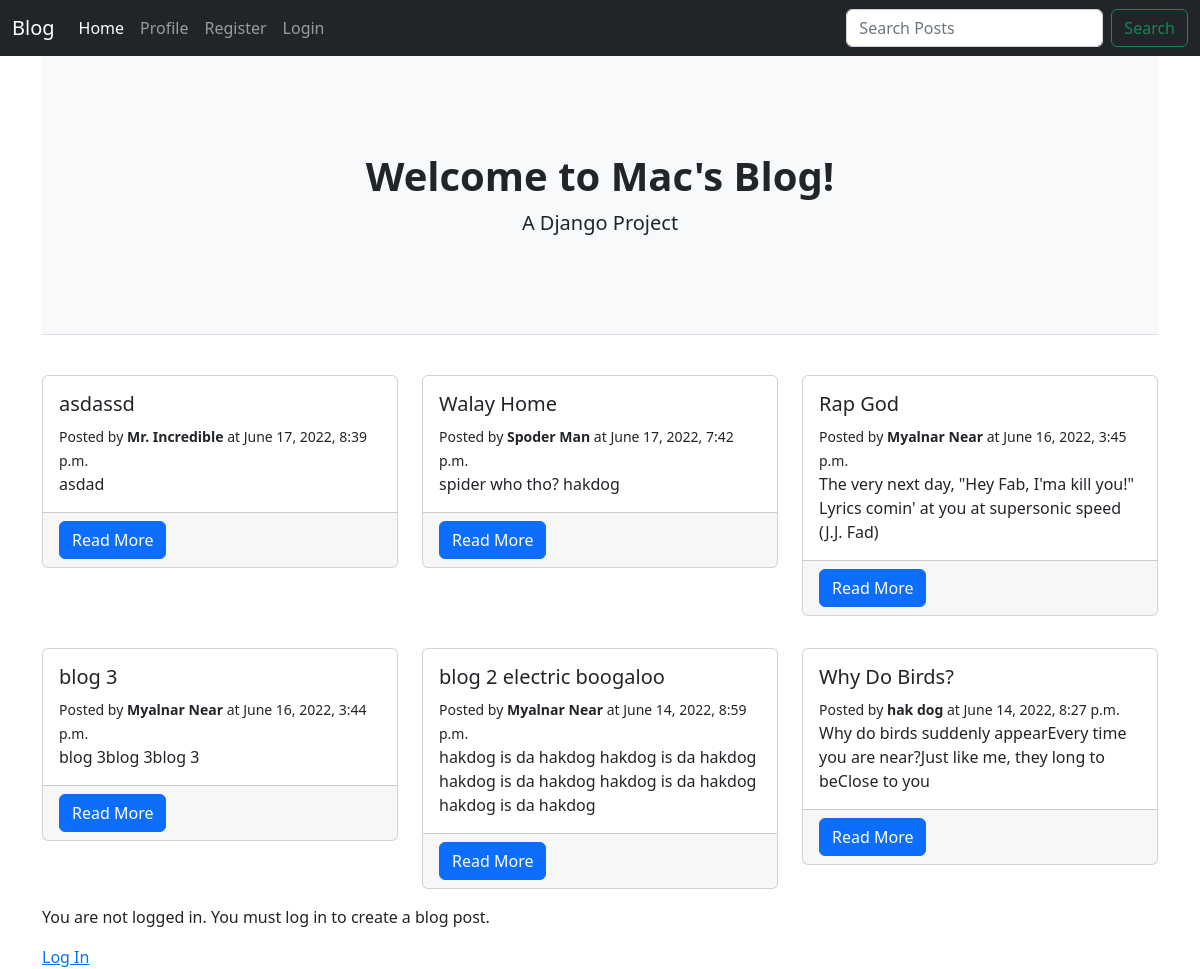
The page /blogs/index/ on the database its author committed.
### blogs/models.py (models this page shows, shortened)
class Post(models.Model):
    title = models.CharField(max_length=255)
    authorEmail = models.ForeignKey(CustomUser,on_delete=models.CASCADE)
    slug = models.SlugField()
    intro = models.TextField()
    body = models.TextField()
    date_added = models.DateTimeField(auto_now_add=True)
    date_updated = models.DateTimeField(auto_now=True)
    picture = models.ImageField(blank=True, null=True,default='defaultBlogPic.jpg', upload_to='blog_images')
    likes = models.ManyToManyField(CustomUser, related_name="blog_post")
    class Meta:
        ordering = ['-date_added']

### users/models.py (models this page shows, shortened)
class Profile(models.Model):
    user = models.OneToOneField(CustomUser, on_delete=models.CASCADE)
    avatar = models.ImageField(blank=True, null=True,default='defaultAvatar.png', upload_to='profile_images')
    first_name = models.CharField(max_length=250)
    last_name = models.CharField(max_length=250)
    bio = models.TextField()

### blogs/views.py (the view)
# urls.py: path('index/', IndexView.as_view(), name='index'),
class IndexView(TemplateView):
    template_name = 'blogs/index.html'
    def get(self, request):
        profile_list = Profile.objects.all()
        posts = Post.objects.all()
        context = {
            'profile_list' : profile_list,
            'posts' : posts
        }
        return render(request, self.template_name, context)

### templates/blogs/index.html
{% extends 'base.html' %}
{% block content %}
<header class="py-5 bg-light border-bottom mb-4">
    <div class="container">
        <div class="text-center my-5">
            <h1 class="fw-bolder">Welcome to Mac's Blog!</h1>
            <p class="lead mb-0">A Django Project</p>
        </div>
    </div>
</header>
<div class="row">
    {% for post in posts %}
    <div class="col-4 py-3">
        <div class="card">
        <div class="card-body">
            <h5 class="card-title">{{post.title}}</h5>
            {% for profile in profile_list %}
                {% if profile.user == post.authorEmail %}
                <small>Posted by <strong>{{profile.first_name}} {{profile.last_name}}</strong> at {{ post.date_added }}</small>
                {% endif %}
            {% endfor %}
            <p class="card-text">{{post.intro}}</p>
        </div>
        <div class="card-footer">
            <a class="btn btn-primary" href="{% url 'blogs:postDetail' post.id %}" role="button">Read More</a>
        </div>
        </div>
    </div>
    {% endfor %}
</div>
{% if user.is_authenticated %}
    <p>Have an Idea for a blog? <a href="{% url 'blogs:create_post' %}">Post it!</a>
{% else %}
<p>You are not logged in. You must log in to create a blog post.</p>
<a href="{% url 'users:login' %}">Log In</a>
{% endif %}
{% endblock %}

### rows shown on the page
Post: title "asdassd", date_added "June 17, 2022, 8:39 p.m.", intro "asdad"
Profile: first_name "Mr.", last_name "Incredible"
Post: title "Walay Home", date_added "June 17, 2022, 7:42 p.m.", intro "spider who tho? hakdog"
Profile: first_name "Spoder", last_name "Man"
Post: title "Rap God", date_added "June 16, 2022, 3:45 p.m.", intro "The very next day, \"Hey Fab, I'ma kill you!\" Lyrics comin' at you at supersonic speed (J.J. Fad)"
Profile: first_name "Myalnar", last_name "Near"
Post: title "blog 3", date_added "June 16, 2022, 3:44 p.m.", intro "blog 3blog 3blog 3"
Post: title "blog 2 electric boogaloo", date_added "June 14, 2022, 8:59 p.m.", intro "hakdog is da hakdog hakdog is da hakdog hakdog is da hakdog hakdog is da hakdog hakdog is da hakdog"
Post: title "Why Do Birds?", date_added "June 14, 2022, 8:27 p.m.", intro "Why do birds suddenly appearEvery time you are near?Just like me, they long to beClose to you"
Profile: first_name "hak", last_name "dog"
